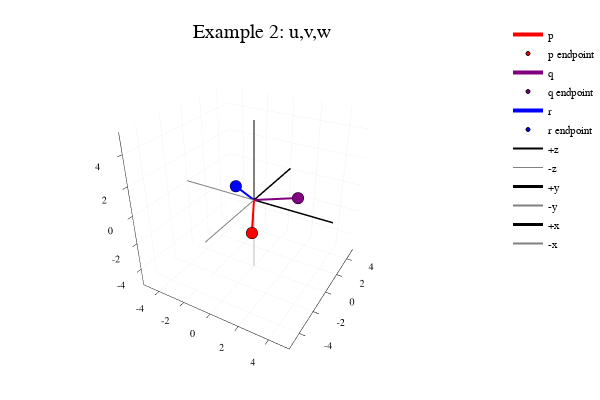

Here is the notebook cell this chart was saved with:
### Code cell


### Figure 1 — Plotly figure (JSON) as saved in the notebook; plotly's stock layout.template omitted (floating-point values rounded to 4 significant figures)
{"data": [{"colorbar": {"title": ""}, "hoverinfo": "text", "legendgroup": "p", "line": {"color": "rgba(255, 0, 0, 1.000)", "dash": "solid", "shape": "linear", "width": 4}, "mode": "lines", "name": "p", "showlegend": true, "text": [null, null], "type": "scatter3d", "x": [0, 1], "xaxis": "x1", "y": [0, -2], "yaxis": "y1", "z": [0, -1], "zmax": 0.1, "zmin": -0.1}, {"colorbar": {"title": ""}, "hoverinfo": "text", "legendgroup": "p endpoint", "marker": {"color": "rgba(255, 0, 0, 1.000)", "line": {"color": "rgba(0, 0, 0, 1.000)", "width": 1}, "size": 4, "symbol": "circle"}, "mode": "markers", "name": "p endpoint", "showlegend": true, "text": [null, null], "type": "scatter3d", "x": [1, 1], "xaxis": "x1", "y": [-2, -2], "yaxis": "y1", "z": [-1, -1], "zmax": 0.1, "zmin": -0.1}, {"colorbar": {"title": ""}, "hoverinfo": "text", "legendgroup": "q", "line": {"color": "rgba(128, 0, 128, 1.000)", "dash": "solid", "shape": "linear", "width": 4}, "mode": "lines", "name": "q", "showlegend": true, "text": [null, null], "type": "scatter3d", "x": [0, 3], "xaxis": "x1", "y": [0, 0], "yaxis": "y1", "z": [0, 1], "zmax": 0.1, "zmin": -0.1}, {"colorbar": {"title": ""}, "hoverinfo": "text", "legendgroup": "q endpoint", "marker": {"color": "rgba(128, 0, 128, 1.000)", "line": {"color": "rgba(0, 0, 0, 1.000)", "width": 1}, "size": 4, "symbol": "circle"}, "mode": "markers", "name": "q endpoint", "showlegend": true, "text": [null, null], "type": "scatter3d", "x": [3, 3], "xaxis": "x1", "y": [0, 0], "yaxis": "y1", "z": [1, 1], "zmax": 0.1, "zmin": -0.1}, {"colorbar": {"title": ""}, "hoverinfo": "text", "legendgroup": "r", "line": {"color": "rgba(0, 0, 255, 1.000)", "dash": "solid", "shape": "linear", "width": 4}, "mode": "lines", "name": "r", "showlegend": true, "text": [null, null], "type": "scatter3d", "x": [0, -2], "xaxis": "x1", "y": [0, 1], "yaxis": "y1", "z": [0, 0], "zmax": 0.1, "zmin": -0.1}, {"colorbar": {"title": ""}, "hoverinfo": "text", "legendgroup": "r endpoint", "marker": {"color": "rgba(0, 0, 255, 1.000)", "line": {"color": "rgba(0, 0, 0, 1.000)", "width": 1}, "size": 4, "symbol": "circle"}, "mode": "markers", "name": "r endpoint", "showlegend": true, "text": [null, null], "type": "scatter3d", "x": [-2, -2], "xaxis": "x1", "y": [1, 1], "yaxis": "y1", "z": [0, 0], "zmax": 0.1, "zmin": -0.1}, {"colorbar": {"title": ""}, "hoverinfo": "text", "legendgroup": "+z", "line": {"color": "rgba(0, 0, 0, 1.000)", "dash": "solid", "shape": "linear", "width": 2}, "mode": "lines", "name": "+z", "showlegend": true, "text": [null, null], "type": "scatter3d", "x": [0, 0], "xaxis": "x1", "y": [0, 0], "yaxis": "y1", "z": [0, 10], "zmax": 0.1, "zmin": -0.1}, {"colorbar": {"title": ""}, "hoverinfo": "text", "legendgroup": "-z", "line": {"color": "rgba(128, 128, 128, 1.000)", "dash": "solid", "shape": "linear", "width": 1}, "mode": "lines", "name": "-z", "showlegend": true, "text": [null, null], "type": "scatter3d", "x": [0, 0], "xaxis": "x1", "y": [0, 0], "yaxis": "y1", "z": [0, -10], "zmax": 0.1, "zmin": -0.1}, {"colorbar": {"title": ""}, "hoverinfo": "text", "legendgroup": "+y", "line": {"color": "rgba(0, 0, 0, 1.000)", "dash": "solid", "shape": "linear", "width": 3}, "mode": "lines", "name": "+y", "showlegend": true, "text": [null, null], "type": "scatter3d", "x": [0, 0], "xaxis": "x1", "y": [0, 10], "yaxis": "y1", "z": [0, 0], "zmax": 0.1, "zmin": -0.1}, {"colorbar": {"title": ""}, "hoverinfo": "text", "legendgroup": "-y", "line": {"color": "rgba(128, 128, 128, 1.000)", "dash": "solid", "shape": "linear", "width": 2}, "mode": "lines", "name": "-y", "showlegend": true, "text": [null, null], "type": "scatter3d", "x": [0, 0], "xaxis": "x1", "y": [0, -10], "yaxis": "y1", "z": [0, 0], "zmax": 0.1, "zmin": -0.1}, {"colorbar": {"title": ""}, "hoverinfo": "text", "legendgroup": "+x", "line": {"color": "rgba(0, 0, 0, 1.000)", "dash": "solid", "shape": "linear", "width": 3}, "mode": "lines", "name": "+x", "showlegend": true, "text": [null, null], "type": "scatter3d", "x": [0, 10], "xaxis": "x1", "y": [0, 0], "yaxis": "y1", "z": [0, 0], "zmax": 0.1, "zmin": -0.1}, {"colorbar": {"title": ""}, "hoverinfo": "text", "legendgroup": "-x", "line": {"color": "rgba(128, 128, 128, 1.000)", "dash": "solid", "shape": "linear", "width": 2}, "mode": "lines", "name": "-x", "showlegend": true, "text": [null, null], "type": "scatter3d", "x": [0, -10], "xaxis": "x1", "y": [0, 0], "yaxis": "y1", "z": [0, 0], "zmax": 0.1, "zmin": -0.1}], "layout": {"annotations": [{"font": {"color": "rgba(0, 0, 0, 1.000)", "family": "sans-serif", "size": 20}, "rotation": 0, "showarrow": false, "text": "Example 2: u,v,w", "x": 0.5148, "xanchor": "center", "xref": "paper", "y": 1, "yanchor": "top", "yref": "paper"}], "height": 400, "legend": {"bgcolor": "rgba(255, 255, 255, 1.000)", "bordercolor": "rgba(0, 0, 0, 1.000)", "font": {"color": "rgba(0, 0, 0, 1.000)", "family": "sans-serif", "size": 11}, "tracegroupgap": 0, "x": 1, "y": 1}, "margin": {"b": 20, "l": 0, "r": 0, "t": 20}, "paper_bgcolor": "rgba(255, 255, 255, 1.000)", "plot_bgcolor": "rgba(255, 255, 255, 1.000)", "scene": {"camera": {"eye": {"x": 1.126, "y": -1.95, "z": 1.3}}, "xaxis": {"anchor": "y1", "domain": [0.03619, 0.9934], "gridcolor": "rgba(0, 0, 0, 0.100)", "gridwidth": 0.5, "linecolor": "rgba(0, 0, 0, 1.000)", "mirror": false, "range": [-5.3, 5.3], "showgrid": true, "showline": true, "showticklabels": true, "tickangle": 0, "tickcolor": "rgb(0, 0, 0)", "tickfont": {"color": "rgba(0, 0, 0, 1.000)", "family": "sans-serif", "size": 11}, "tickmode": "array", "ticks": "inside", "ticktext": ["-4", "-2", "0", "2", "4"], "tickvals": [-4, -2, 0, 2, 4], "title": "", "titlefont": {"color": "rgba(0, 0, 0, 1.000)", "family": "sans-serif", "size": 15}, "type": "-", "visible": true, "zeroline": false, "zerolinecolor": "rgba(0, 0, 0, 1.000)"}, "yaxis": {"anchor": "x1", "domain": [0.03762, 0.9415], "gridcolor": "rgba(0, 0, 0, 0.100)", "gridwidth": 0.5, "linecolor": "rgba(0, 0, 0, 1.000)", "mirror": false, "range": [-5.3, 5.3], "showgrid": true, "showline": true, "showticklabels": true, "tickangle": 0, "tickcolor": "rgb(0, 0, 0)", "tickfont": {"color": "rgba(0, 0, 0, 1.000)", "family": "sans-serif", "size": 11}, "tickmode": "array", "ticks": "inside", "ticktext": ["-4", "-2", "0", "2", "4"], "tickvals": [-4, -2, 0, 2, 4], "title": "", "titlefont": {"color": "rgba(0, 0, 0, 1.000)", "family": "sans-serif", "size": 15}, "type": "-", "visible": true, "zeroline": false, "zerolinecolor": "rgba(0, 0, 0, 1.000)"}, "zaxis": {"gridcolor": "rgba(0, 0, 0, 0.100)", "gridwidth": 0.5, "linecolor": "rgba(0, 0, 0, 1.000)", "mirror": false, "range": [-5.3, 5.3], "showgrid": true, "showline": true, "showticklabels": true, "tickangle": 0, "tickcolor": "rgb(0, 0, 0)", "tickfont": {"color": "rgba(0, 0, 0, 1.000)", "family": "sans-serif", "size": 11}, "tickmode": "array", "ticks": "inside", "ticktext": ["-4", "-2", "0", "2", "4"], "tickvals": [-4, -2, 0, 2, 4], "title": "", "titlefont": {"color": "rgba(0, 0, 0, 1.000)", "family": "sans-serif", "size": 15}, "type": "-", "visible": true, "zeroline": false, "zerolinecolor": "rgba(0, 0, 0, 1.000)"}}, "showlegend": true, "width": 600}}
